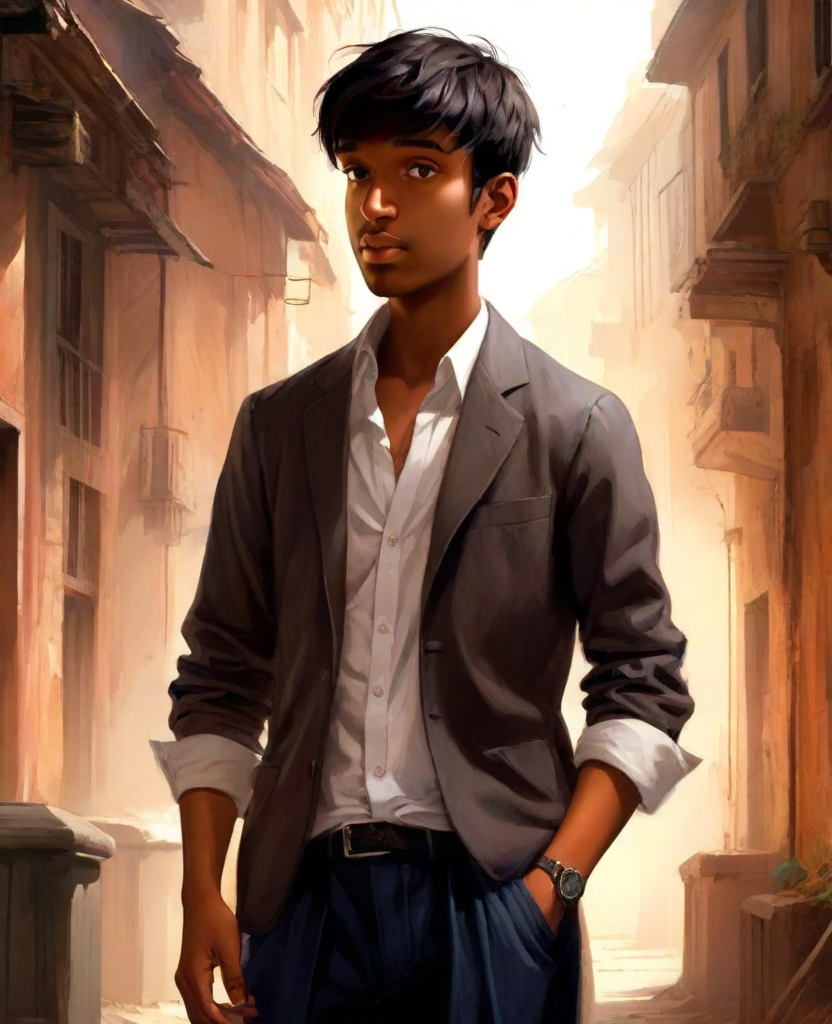
#> input picture static/UID_boy.png, 832 x 1024 px; its folder holds 6 pictures in this run
$ python image_proc.py
#> lines starting #> are read from the running program, lines starting #| are printed output that depends on the picture
from PIL import Image
from datetime import datetime

def create_combined_image(input_image_path_1, input_image_path_2, base_image_path):
    # Open the images
#> called with input_image_path_1 = 'static/UID_boy.png', input_image_path_2 = 'static/UID_girl.png', base_image_path = 'fantasy_base.png'
    image1 = Image.open(input_image_path_1)
#> image1 is the input picture: PIL image 832x1024 RGB; mean R, G, B 135.4, 102.2, 82.7
    image2 = Image.open(input_image_path_2)
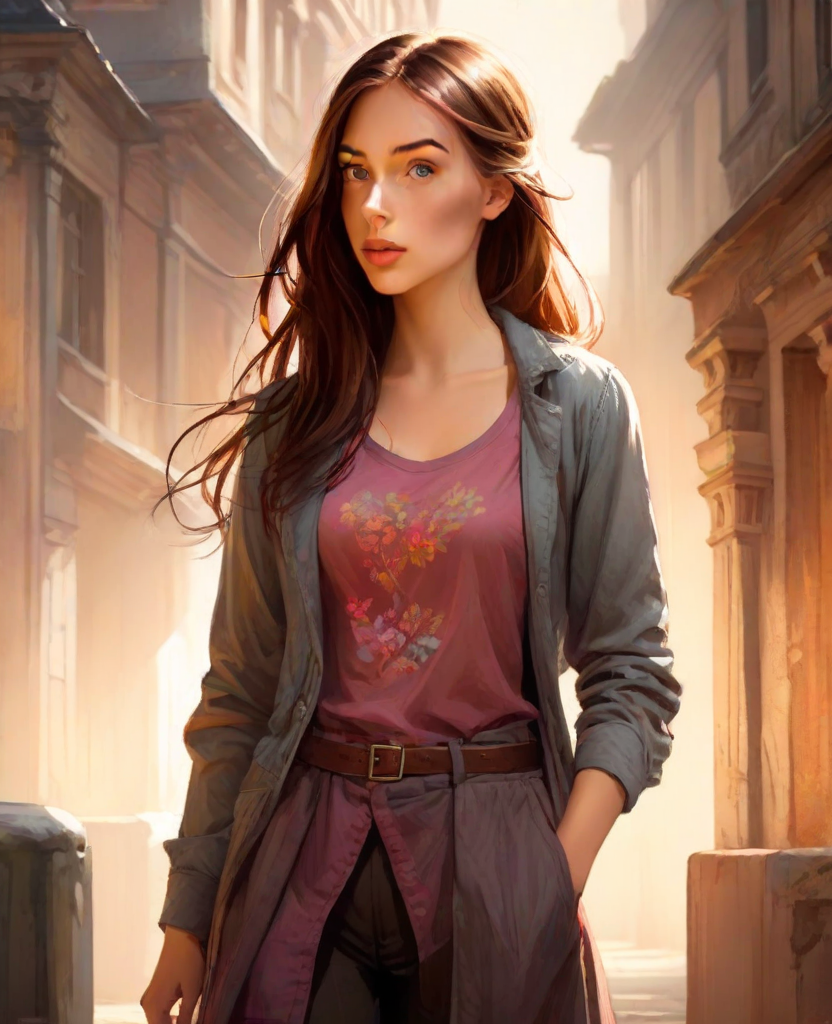
#> input picture static/UID_girl.png, 832 x 1024 px
#> image2 is the input picture: PIL image 832x1024 RGB; mean R, G, B 149.8, 112, 92.9
    base_image = Image.open(base_image_path)
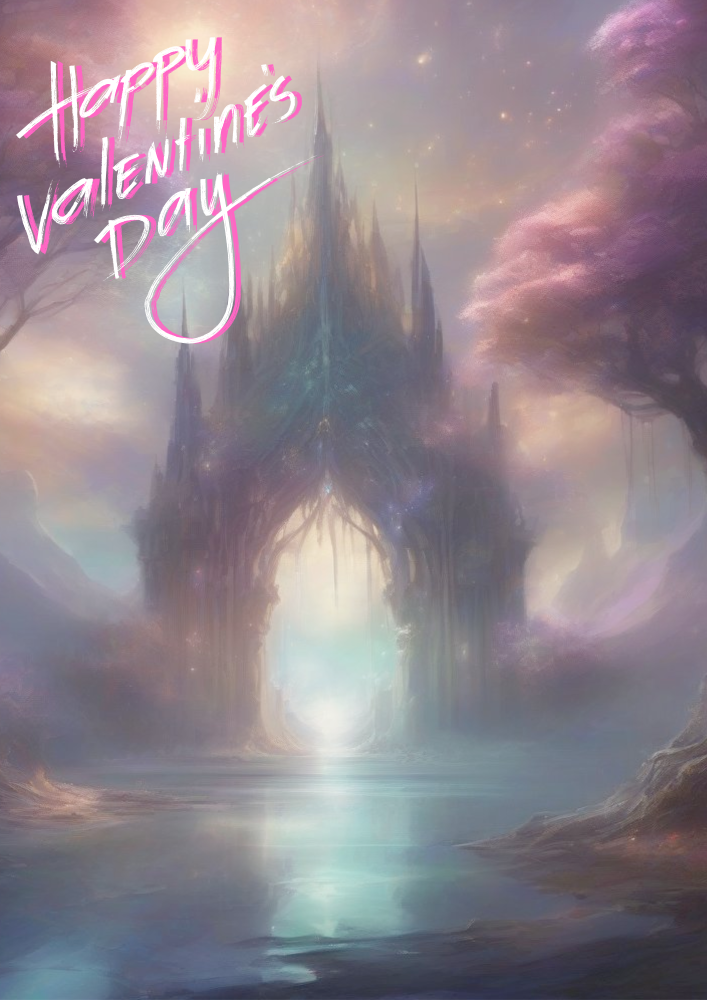
#> input picture fantasy_base.png, 1414 x 2000 px (shown at 1/2 size)
#> base_image is the input picture: PIL image 1414x2000 RGBA; mean R, G, B, A 146.1, 134.8, 142.9, 255

    # Print the size of each image
    print(f"Size of image1: {image1.size}")
#| Size of image1: (832, 1024)
    print(f"Size of image2: {image2.size}")
#| Size of image2: (832, 1024)
    print(f"Size of base_image: {base_image.size}")
#| Size of base_image: (1414, 2000)

    # Place images on the base image
    base_image.paste(image1, (0-100, 1024))
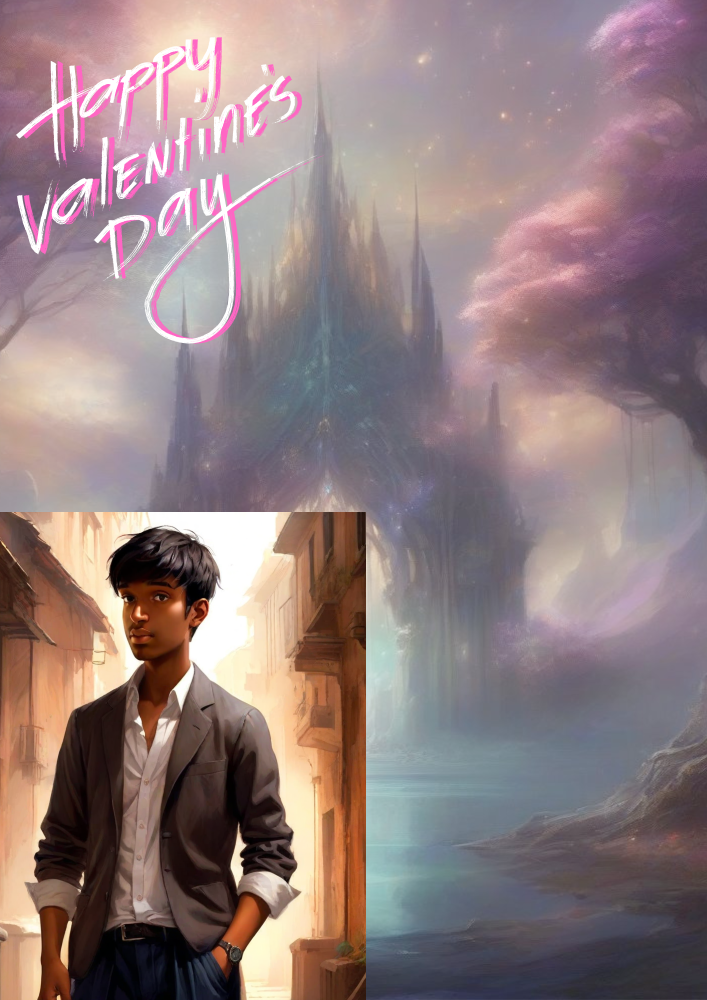
#> base_image: PIL image 1414x2000 RGBA (shown at 1/2 size); mean R, G, B, A 146.4, 126.8, 128.1, 255
    base_image.paste(image2, (1414-832+100,0))
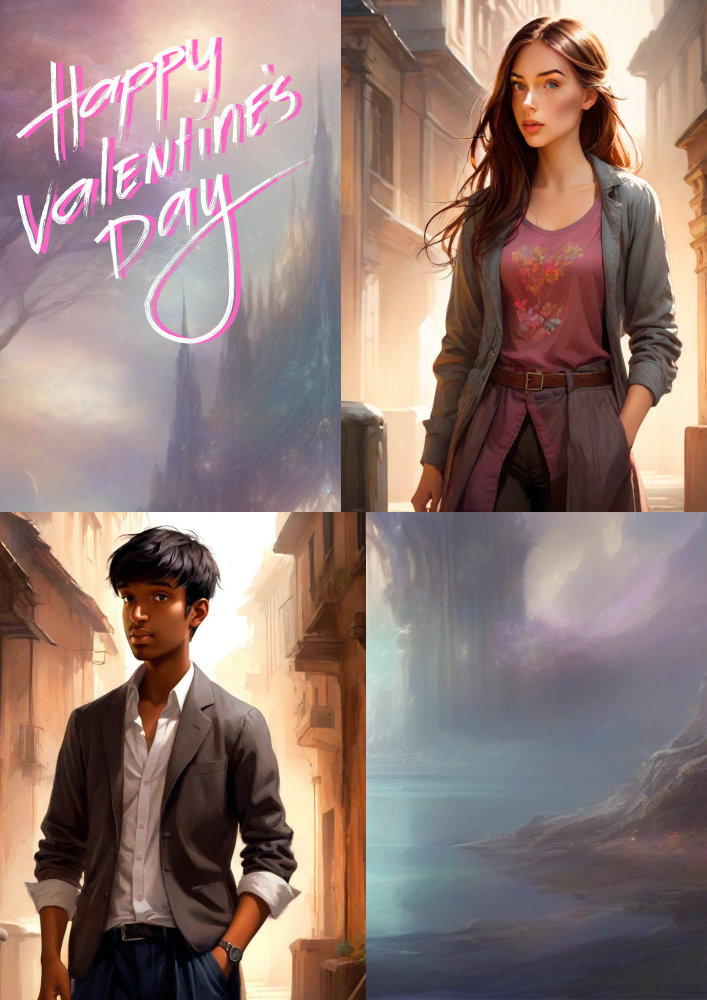
#> base_image: PIL image 1414x2000 RGBA (shown at 1/2 size); mean R, G, B, A 146.7, 123.4, 117.7, 255

    # Generate a unique identifier (UID) using the current date and time
    now = datetime.now()
    timestamp_str = now.strftime("%Y%m%d_%H%M%S")
    output_image_name = f"UID_{timestamp_str}_fantasy.png"

    # Save the final image in the static folder
    output_image_path = f"static/{output_image_name}"
    base_image.save(output_image_path)

    # Return the path of the saved image
    return output_image_path

output_image_path = create_combined_image("static/UID_boy.png", "static/UID_girl.png", "fantasy_base.png")
print(f"Saved combined image to: {output_image_path}")
